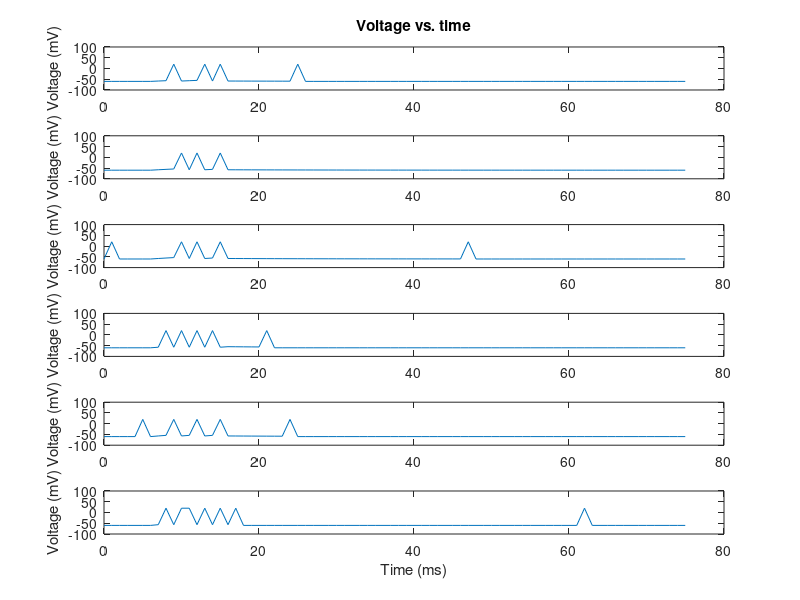

Recreate this plot in MATLAB. (Note: this script raises an error after producing the figure.)
%% Simulation

%%%DEFINE PARAMETERS
dt=1; %time step ms
t_end=75; %total run time ms
t_StimStart=6; %time to start injecting current
t_StimEnd=15; %time to end injecting current
V_th=-55; %spike threshold [mV]
E_L=-60; %resting membrane potential [mV]
V_reset=-60; %value to reset voltage to after a spike [mV]
V_spike=20; %value to draw a spike to, when cell spikes
tau=15; %membrane time constant [ms]
R_m=10; %membrane resistance [MOhm]

%%%DEFINE INITIAL VALUES AND VECTORS TO HOLD RESULTS
t_vect=0:dt:t_end; 
V_vect=zeros(1,length(t_vect));
V_plot_vect=zeros(1,length(t_vect));
V_plot_vect2=zeros(1,length(t_vect));


%%
%INTEGRATE THE EQUATION tau*dV/dt = -V + E_L + I_e*R_m
PlotNum=0;
I_Stim_vect=.5:0.1:1.0; %magnitudes of pulse of injected current [nA]
spTrain=zeros(t_end,length(I_Stim_vect));
clear I_e_vect_mat

for I_Stim=I_Stim_vect; %loop over different I_Stim values
    
    PlotNum = PlotNum+1;
    i=1; %index denoting which element of V is being assigned
        
    V_vect(i)=E_L; %first element of V, i.e. value of V at t=0
    V_plot_vect(i)=V_vect(i); %if no spike, then just plot the actual voltage V
    V_plot_vect2(i)=V_vect(i);
    I_e_vect=zeros(1,t_StimStart/dt); %portion of I_e_vect from t=0 to t_StimStart
    I_e_vect=[I_e_vect I_Stim*ones(1,1+((t_StimEnd-t_StimStart)/dt))];
    I_e_vect=[I_e_vect zeros(1,(t_end-t_StimEnd)/dt)];
%     I_e_vect=awgn(I_e_vect,10,'measured');
    I_e_vect_mat(:,PlotNum)=I_e_vect;
    
    NumSpikes=0; %holds number of spikes that have occurred
    
    tao=exprnd(1);
    lambda(i)=log(exp(V_vect(i)-V_th)+1);
    last_spike = 1;
    
    for t=dt:dt:t_end %loop through values of t in steps of df ms        
        %V_inf = E_L + I_e_vect(i)*R_m;
        %V_vect(i+1) = V_inf + (V_vect(i)-V_inf)*exp(-dt/tau);
        
        V_vect(i+1) = V_vect(i) + (E_L-V_vect(i) + I_e_vect(i)*R_m*5)/tau; %Euler's method
        lambda(i+1)=log(exp(V_vect(i+1)-V_th)+1);
        
        %if statement below says what to do if voltage crosses threshold
        if sum(lambda(last_spike+1:i+1))>tao %cell spiked
            V_plot_vect2(i+1) = V_vect(i+1);
            V_vect(i+1)=V_reset; %set voltage back to V_reset
            V_plot_vect(i+1)=V_spike; %set vector that will be plotted to show a spike here
            
            NumSpikes=NumSpikes+1; %add 1 to the total spike count
            spTrain(i,PlotNum)=1;
            if last_spike == i+1
                disp('two spikes in a row!!')
                return
            end
            last_spike = i+1;
            tao=exprnd(1);
%             lambda(1:i)=0;
%             lambda(i+1)=log(exp(V_vect(i+1)-V_th)+1);
        else %voltage didn't cross threshold so cell does not spike
            V_plot_vect(i+1)=V_vect(i+1); %plot actual voltage
            V_plot_vect2(i+1) = V_vect(i+1);
%             lambda(i+1)=log(exp(V_vect(i+1)-V_th)+1);
        end
        i=i+1; %add 1 to index,corresponding to moving forward 1 time step
    end    
    
    
    %MAKE PLOTS
    figure(2)
    subplot(length(I_Stim_vect),1,PlotNum)
    plot(t_vect,V_plot_vect);
%     hold on
%     plot(t_vect,lambda*100)
    if (PlotNum==1)
        title('Voltage vs. time');
    end
    if (PlotNum==length(I_Stim_vect))
        xlabel('Time (ms)');
    end
    ylabel('Voltage (mV)');
    ylim([-100 100])
    
    if I_Stim ~= I_Stim_vect(end)
        clear lambda
        V_vect=zeros(1,length(t_vect));
        V_plot_vect=zeros(1,length(t_vect));
    end
end


%%
k=R_m/tau;g=1/tau;

I_e=I_e_vect_mat(1:end-1,:);trainM=spTrain;

[expg_Vreset,expg_EL,expg_k]=gconv(I_e,trainM,g); %temporally convolve paramters with g upto spike time

figure;
plot(t_vect(2:end),V_reset.*expg_Vreset(:,end) +E_L.*expg_EL(:,end) + k.*expg_k(:,end),'r');
set(gca,'FontSize',16);
xlabel('Time (ms)');ylabel('Voltage (mV)');
hold on
plot(t_vect(2:end),V_plot_vect2(2:end),'b');
plot([0 t_end],[V_th V_th],'k');
scatter(find(trainM(:,end)),V_vect(find(trainM(:,end))+1))
% plot(t_vect(2:end),lambda(2:end)*50 - 65)
hold off
xlim([0 t_end]);
legend('Fitted V(t)','True V(t)');

%%
link = @(mu) log(exp(mu)-1);  %link = @(mu) mu + log(1-exp(-mu));
derlink = @(mu) exp(mu)./(exp(mu)-1);
invlink = @(resp) log(1 + exp(resp));
F = {link, derlink, invlink};

[betahat_conv,~,stats_conv]=glmfit([expg_Vreset(:) expg_k(:)],trainM(:),'Poisson','link',F);

[betahat_conv(1) E_L-V_th;betahat_conv(2) V_reset-E_L;betahat_conv(3) k]

%% logLikelihood
I_e=I_e_vect_mat(1:end-1,:);trainM=spTrain;

gVec=0.01:0.01:0.15;

link = @(mu) log(exp(mu)-1);
derlink = @(mu) exp(mu)./(exp(mu)-1);
invlink = @(resp) log(1 + exp(resp));
F = {link, derlink, invlink};


for i=1:length(gVec)
    g=gVec(i);

clear expg_Vreset expg_k
[expg_Vreset,expg_EL,expg_k]=gconv(I_e,trainM,g);
[betahat_conv,~,stats_conv]=glmfit([expg_Vreset(:) expg_k(:)],trainM(:),'Poisson','link',F);
lambdahat=glmval(betahat_conv,[expg_Vreset(:) expg_k(:)],'log');
logL=sum(log(poisspdf(trainM(:),lambdahat)));

logL_vec(i)=logL;
end

figure;plot(logL_vec);set(gca,'XTick',1:length(gVec),'XTickLabel',gVec,'FontSize',16);
xlabel('g');ylabel('log-likelihood');
[find(logL_vec==max(logL_vec)) gVec(find(logL_vec==max(logL_vec)))]

%% Prediction
I_eg_fit=I_e(:,1); %select an input amplitude
betahat=betahat_conv;
ntrial=10;
ntime=length(I_eg_fit);
simTrain=zeros(ntime,ntrial);
lambdaMat=zeros(ntime,ntrial);
spiketime=zeros(ntime,ntrial);
fit_expg_Vreset=zeros(ntime,ntrial);
fit_expg_k=zeros(ntime,ntrial);
for tr=1:ntrial
    tao=exprnd(1);step=zeros(ntime,1);
    j=1;lastSpT=0;
    fit_expg_Vreset(j,tr)=exp(-g*(j-lastSpT));
    fit_expg_k(j,tr)=exp(-g.*(j-[lastSpT+1:j]))*I_eg_fit(lastSpT+1:j);
    a=[fit_expg_Vreset(j,tr) fit_expg_k(j,tr)];
    step(j)=log(exp(betahat(1)+dot(betahat(2:end),a))+1);
    lambdaMat(j,tr)=step(j);
while (j<=ntime)
    if sum(step)>tao
        step=zeros(ntime,1);
        simTrain(j,tr)=1; %spike
        tao=exprnd(1);
        lastSpT=j;
        if j==ntime
            break
        else
            j=j+1;
            fit_expg_Vreset(j,tr)=exp(-g*(j-lastSpT));
            fit_expg_k(j,tr)=exp(-g.*(j-[lastSpT+1:j]))*I_eg_fit(lastSpT+1:j);
            a=[fit_expg_Vreset(j,tr) fit_expg_k(j,tr)];
            step(j)=log(exp(betahat(1)+dot(betahat(2:end),a))+1);
            lambdaMat(j,tr)=step(j);
        end
    else
        simTrain(j,tr)=0;
        if j==ntime
            break
        else
            j=j+1;
            fit_expg_Vreset(j,tr)=exp(-g*(j-lastSpT));
            fit_expg_k(j,tr)=exp(-g.*(j-[lastSpT+1:j]))*I_eg_fit(lastSpT+1:j);
            a=[fit_expg_Vreset(j,tr) fit_expg_k(j,tr)];
            step(j)=log(exp(betahat(1)+dot(betahat(2:end),a))+1);
            lambdaMat(j,tr)=step(j);
        end
    end
end
end


figure;
imagesc(simTrain');
colormap(flipud(gray));
xlabel('Time (ms)');ylabel('Trial (100mV)');
box off;
